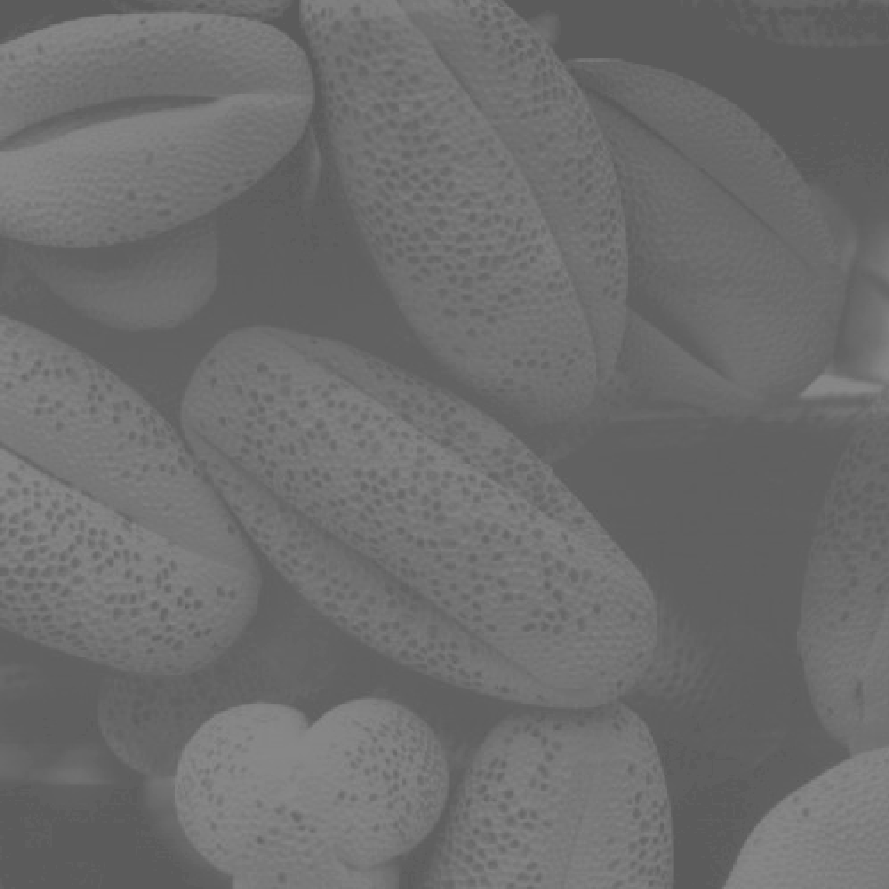
#> input picture 精选/图片素材/cell.tif, 889 x 889 px, found by its file name
$ python '分段线性灰度处理.py'
#> lines starting #> are read from the running program, lines starting #| are printed output that depends on the picture
import matplotlib.pyplot as plt
from skimage import io, exposure,color
path='图片库\cell.tif'
img = io.imread(path)
#> img is the input picture: shape (889, 889); min 91, max 138, mean 109.1
rows,cols=img.shape[:2]
#> rows = 889; cols = 889

plt.subplot(121)
plt.title('origin image')
io.imshow(img)
plt.axis('off')

r2=img.max()-1
#> r2 = 137
r1=img.min()+1
#> r1 = 92
s1=50
s2=200
i2=img

for i in range(rows):
    for j in range(cols):
        if (img[i,j]<=r1):
             i2[i,j]= img[i,j]*s1/(r1+1)
        elif  (img[i,j]>=r2):
             i2[i,j]= (img[i,j]-r2)*(255-s2)/(255-r2)+s2
        else :
            i2[i,j]= (img[i,j]-r1)*(s2-s1)/(r2-r1)+s1
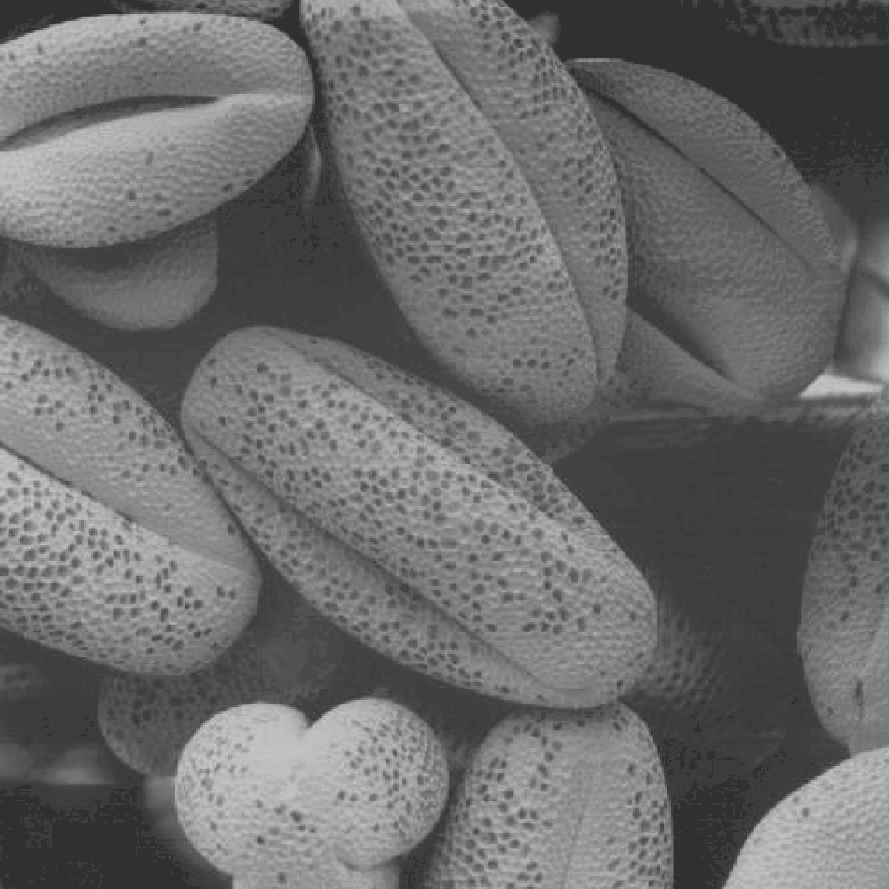
#> i2: shape (889, 889); min 48, max 200, mean 106.7

plt.subplot(122)
plt.title('s1=50 s2=200 r1=min r2=max')
io.imshow(i2)
plt.axis('off')

plt.show()
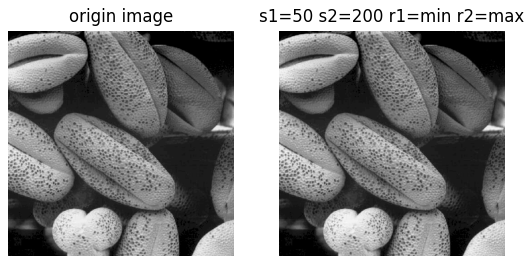
#> figure drawn by matplotlib, 2 panels
